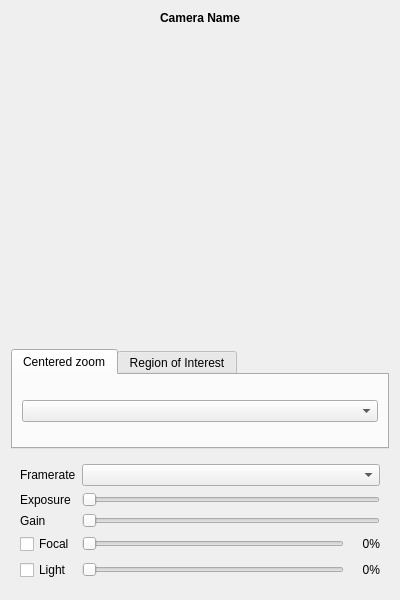
<?xml version="1.0" encoding="UTF-8"?>
<ui version="4.0">
 <class>CameraTestModule</class>
 <widget class="QWidget" name="CameraTestModule">
  <property name="geometry">
   <rect>
    <x>0</x>
    <y>0</y>
    <width>400</width>
    <height>600</height>
   </rect>
  </property>
  <layout class="QVBoxLayout" name="verticalLayout">
   <item>
    <widget class="QLabel" name="cameraTitle">
     <property name="font">
      <font>
       <bold>true</bold>
      </font>
     </property>
     <property name="text">
      <string>Camera Name</string>
     </property>
     <property name="alignment">
      <set>Qt::AlignmentFlag::AlignCenter</set>
     </property>
    </widget>
   </item>
   <item>
    <widget class="CameraStreamWidget" name="streamWidget" native="true">
     <property name="sizePolicy">
      <sizepolicy hsizetype="Expanding" vsizetype="Expanding">
       <horstretch>0</horstretch>
       <verstretch>0</verstretch>
      </sizepolicy>
     </property>
    </widget>
   </item>
   <item>
    <widget class="QTabWidget" name="tabWidget">
     <property name="sizePolicy">
      <sizepolicy hsizetype="Expanding" vsizetype="Fixed">
       <horstretch>0</horstretch>
       <verstretch>0</verstretch>
      </sizepolicy>
     </property>
     <property name="currentIndex">
      <number>0</number>
     </property>
     <widget class="QWidget" name="tabZoom">
      <attribute name="title">
       <string>Centered zoom</string>
      </attribute>
      <layout class="QHBoxLayout" name="horizontalLayout">
       <item>
        <widget class="QComboBox" name="zoomBox"/>
       </item>
      </layout>
     </widget>
     <widget class="QWidget" name="tabROI">
      <attribute name="title">
       <string>Region of Interest</string>
      </attribute>
      <layout class="QGridLayout" name="gridLayout">
       <item row="0" column="0">
        <widget class="QLabel" name="labelX">
         <property name="text">
          <string>X</string>
         </property>
        </widget>
       </item>
       <item row="0" column="1">
        <widget class="QSpinBox" name="roiXBox">
         <property name="maximum">
          <number>3072</number>
         </property>
        </widget>
       </item>
       <item row="0" column="2">
        <widget class="QLabel" name="labelY">
         <property name="text">
          <string>Y</string>
         </property>
        </widget>
       </item>
       <item row="0" column="3">
        <widget class="QSpinBox" name="roiYBox">
         <property name="maximum">
          <number>2048</number>
         </property>
        </widget>
       </item>
       <item row="1" column="0">
        <widget class="QLabel" name="labelW">
         <property name="text">
          <string>Width</string>
         </property>
        </widget>
       </item>
       <item row="1" column="1">
        <widget class="QSpinBox" name="roiWBox">
         <property name="maximum">
          <number>3072</number>
         </property>
         <property name="value">
          <number>2000</number>
         </property>
        </widget>
       </item>
       <item row="1" column="2">
        <widget class="QLabel" name="labelH">
         <property name="text">
          <string>Height</string>
         </property>
        </widget>
       </item>
       <item row="1" column="3">
        <widget class="QSpinBox" name="roiHBox">
         <property name="maximum">
          <number>2048</number>
         </property>
         <property name="value">
          <number>2000</number>
         </property>
        </widget>
       </item>
      </layout>
     </widget>
    </widget>
   </item>
   <item>
    <widget class="QWidget" name="controlsWidget" native="true">
     <layout class="QFormLayout" name="formLayout">
      <item row="0" column="0">
       <widget class="QLabel" name="labelFps">
        <property name="text">
         <string>Framerate</string>
        </property>
       </widget>
      </item>
      <item row="0" column="1">
       <widget class="QComboBox" name="framerateBox"/>
      </item>
      <item row="1" column="0">
       <widget class="QLabel" name="labelExp">
        <property name="text">
         <string>Exposure</string>
        </property>
       </widget>
      </item>
      <item row="1" column="1">
       <widget class="DoubleRatioSlider" name="exposureSlider">
        <property name="maximum">
         <number>1000</number>
        </property>
        <property name="orientation">
         <enum>Qt::Orientation::Horizontal</enum>
        </property>
       </widget>
      </item>
      <item row="2" column="0">
       <widget class="QLabel" name="labelGain">
        <property name="text">
         <string>Gain</string>
        </property>
       </widget>
      </item>
      <item row="2" column="1">
       <widget class="DoubleRatioSlider" name="gainSlider">
        <property name="maximum">
         <number>1000</number>
        </property>
        <property name="orientation">
         <enum>Qt::Orientation::Horizontal</enum>
        </property>
       </widget>
      </item>
      <item row="3" column="0">
       <widget class="QCheckBox" name="focalEnableCheck">
        <property name="text">
         <string>Focal</string>
        </property>
       </widget>
      </item>
      <item row="3" column="1">
       <layout class="QHBoxLayout" name="focalLayout">
        <item>
         <widget class="DoubleRatioSlider" name="focalSlider">
          <property name="enabled">
           <bool>false</bool>
          </property>
          <property name="maximum">
           <number>4095</number>
          </property>
          <property name="orientation">
           <enum>Qt::Orientation::Horizontal</enum>
          </property>
         </widget>
        </item>
        <item>
         <widget class="QLabel" name="focalValueLabel">
          <property name="minimumSize">
           <size>
            <width>30</width>
            <height>0</height>
           </size>
          </property>
          <property name="text">
           <string>0%</string>
          </property>
          <property name="alignment">
           <set>Qt::AlignmentFlag::AlignRight|Qt::AlignmentFlag::AlignTrailing|Qt::AlignmentFlag::AlignVCenter</set>
          </property>
         </widget>
        </item>
       </layout>
      </item>
      <item row="4" column="0">
       <widget class="QCheckBox" name="lightEnableCheck">
        <property name="text">
         <string>Light</string>
        </property>
       </widget>
      </item>
      <item row="4" column="1">
       <layout class="QHBoxLayout" name="lightLayout">
        <item>
         <widget class="DoubleRatioSlider" name="lightSlider">
          <property name="enabled">
           <bool>false</bool>
          </property>
          <property name="maximum">
           <number>1000</number>
          </property>
          <property name="orientation">
           <enum>Qt::Orientation::Horizontal</enum>
          </property>
         </widget>
        </item>
        <item>
         <widget class="QLabel" name="lightValueLabel">
          <property name="minimumSize">
           <size>
            <width>30</width>
            <height>0</height>
           </size>
          </property>
          <property name="text">
           <string>0%</string>
          </property>
          <property name="alignment">
           <set>Qt::AlignmentFlag::AlignRight|Qt::AlignmentFlag::AlignTrailing|Qt::AlignmentFlag::AlignVCenter</set>
          </property>
         </widget>
        </item>
       </layout>
      </item>
     </layout>
    </widget>
   </item>
  </layout>
 </widget>
 <customwidgets>
  <customwidget>
   <class>CameraStreamWidget</class>
   <extends>QWidget</extends>
   <header location="global">Views/Components/CameraStreamWidget.h</header>
   <container>1</container>
  </customwidget>
  <customwidget>
   <class>DoubleRatioSlider</class>
   <extends>QSlider</extends>
   <header location="global">Views/Components/DoubleRatioSlider.h</header>
  </customwidget>
 </customwidgets>
 <resources/>
 <connections/>
</ui>
